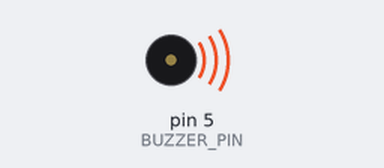
The sketch below on a simulated Arduino Uno, built with avr-gcc and run on an emulated ATmega328P. Parts: buzzer (waves = sounding).

Above: at 0.5 s.
Timing chart, 0 to 4.6 s (numbered marks = the images above):
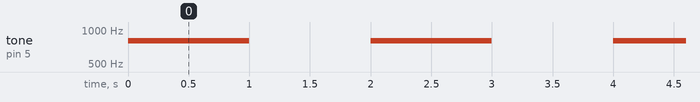

The sketch:

Buzzer.ino
```cpp
#define BUZZER_PIN 5

int frequency = 800;

void setup() {

}

void loop() {
    // Turn on the buzzer
    tone(BUZZER_PIN, frequency);
    delay(1000); // delay
    // Turn off the buzzer
    noTone(BUZZER_PIN);
    delay(1000); // delay
}
```

Measured:
- by itself, tone on pin 5 (BUZZER_PIN): alternates 800 Hz for 1.0 s and silent for 1.0 s
